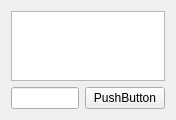
<?xml version="1.0" encoding="UTF-8"?>
<ui version="4.0">
 <class>JWidgetHallTalk</class>
 <widget class="QWidget" name="JWidgetHallTalk">
  <property name="geometry">
   <rect>
    <x>0</x>
    <y>0</y>
    <width>400</width>
    <height>300</height>
   </rect>
  </property>
  <property name="windowTitle">
   <string>Form</string>
  </property>
  <property name="geometry">
   <rect>
	<x>10</x>
	<y>10</y>
	<width>176</width>
	<height>113</height>
   </rect>
  </property>
  <layout class="QGridLayout" name="gridLayout">
   <item row="0" column="0" colspan="2">
	<widget class="QTextBrowser" name="textBrowser"/>
   </item>
   <item row="1" column="0">
	<widget class="QLineEdit" name="lineEdit"/>
   </item>
   <item row="1" column="1">
	<widget class="QPushButton" name="pushButton">
	 <property name="text">
	  <string>PushButton</string>
	 </property>
	</widget>
   </item>
  </layout>
 </widget>
 <resources/>
 <connections/>
</ui>
